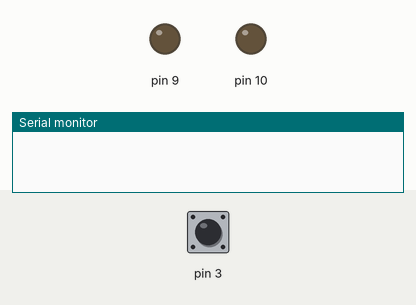
A sketch run on a simulated Arduino Uno, built with avr-gcc and run on an emulated ATmega328P. Parts: output pins drawn as LEDs (lit = HIGH), the last lines printed to the serial monitor. The inputs (shaded band) are chosen by the test bench; at power-on: pin 3 HIGH.

Above: at 0.1 s.
At 2.1 s:
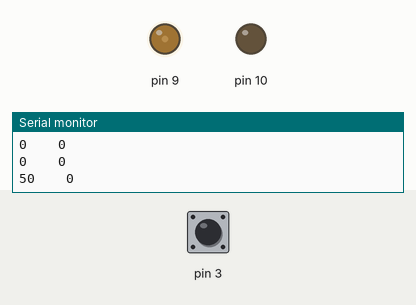
At 4.1 s:
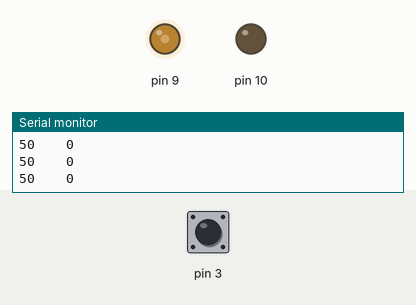
At 10.1 s:
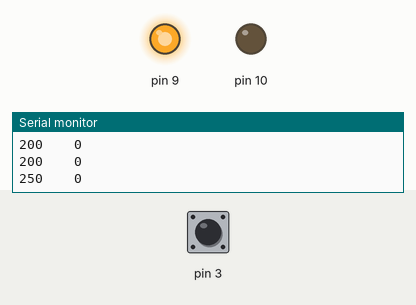
Timing chart, 0 to 13.5 s (numbered marks = the images above):
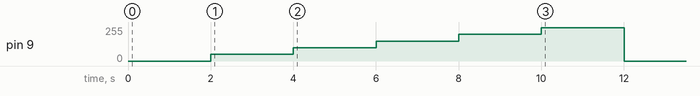

The sketch:

motor_test.ino
```cpp
typedef struct
{
  int32_t  counter;

  int32_t  speed;
  int32_t  start_counter;

  int32_t  on_time;
  uint32_t start_time;

  uint8_t  enc_pin[2];
  uint8_t  mot_pin[2];
} motor_t;


motor_t motor;


void setup()
{
  motor.counter = 0;
  motor.on_time = 0;
  motor.speed = 0;
  motor.enc_pin[0] = 3;
  motor.enc_pin[1] = 7;
  motor.mot_pin[0] = 9;
  motor.mot_pin[1] = 10;

  pinMode(motor.enc_pin[0], INPUT_PULLUP);
  pinMode(motor.enc_pin[1], INPUT_PULLUP);

  attachInterrupt(digitalPinToInterrupt(motor.enc_pin[0]), motor_isr, CHANGE);

  analogWrite(motor.mot_pin[0], 0);
  analogWrite(motor.mot_pin[1], 0);

  Serial.begin(115200);
}

void loop()
{
  static uint8_t state = 0;
  static uint32_t pre_time = millis();
  static uint32_t pre_time_delay = millis();
  static uint8_t  pwm = 0;
  /*
  if (Serial.available())
  {
    uint8_t ch;

    ch = Serial.read();

    if (ch == '1')
    {
      analogWrite(motor.mot_pin[0], 50);
    }
    else if (ch == '2')
    {
      analogWrite(motor.mot_pin[0], 100);
    }
    else if (ch == '3')
    {
      analogWrite(motor.mot_pin[0], 150);
    }
    else if (ch == '4')
    {
      analogWrite(motor.mot_pin[0], 200);
    }
    else if (ch == '5')
    {
      analogWrite(motor.mot_pin[0], 250);
    }
    else if (ch == '0')
    {
      analogWrite(motor.mot_pin[0], 0);
    }
  }
  */
  switch(state)
  {
    case 0:
      if (millis()-pre_time_delay >= 2000)
      {
        pre_time_delay = millis();
        state = 1;
        pwm = 50;
        analogWrite(motor.mot_pin[0], pwm);
      }
      break;

    case 1:
      if (millis()-pre_time_delay >= 2000)
      {
        pre_time_delay = millis();
        state = 2;
        pwm = 100;
        analogWrite(motor.mot_pin[0], pwm);
      }
      break;

    case 2:
      if (millis()-pre_time_delay >= 2000)
      {
        pre_time_delay = millis();
        state = 3;
        pwm = 150;
        analogWrite(motor.mot_pin[0], pwm);
      }
      break;
    case 3:
      if (millis()-pre_time_delay >= 2000)
      {
        pre_time_delay = millis();
        state = 4;
        pwm = 200;
        analogWrite(motor.mot_pin[0], pwm);
      }
      break;
    case 4:
      if (millis()-pre_time_delay >= 2000)
      {
        pre_time_delay = millis();
        state = 5;
        pwm = 250;
        analogWrite(motor.mot_pin[0], pwm);
      }
      break;
    case 5:
      if (millis()-pre_time_delay >= 2000)
      {
        pre_time_delay = millis();
        state = 5;
        pwm = 0;
        analogWrite(motor.mot_pin[0], pwm);
      }
      break;
  }

  if (millis()-pre_time >= 100)
  {
    pre_time = millis();

    motor.speed = motor.counter - motor.start_counter;
    motor.start_counter = motor.counter;

    Serial.print(pwm);
    Serial.print("  ");
    //Serial.print(motor.on_time);
    Serial.print("  ");
    Serial.print(motor.speed);
    Serial.print("  ");
    //Serial.println(motor.counter);
    Serial.println();
  }
}


void motor_isr(void)
{
  motor_enc_count();
}

void motor_enc_count(void)
{
  uint8_t enc_bit = 0;

    if (digitalRead(motor.enc_pin[0]) == HIGH)
    {
      motor.start_time = micros();
      enc_bit |= (1<<0);
    }
    else
    {
      motor.on_time = micros() - motor.start_time;
    }
    if (digitalRead(motor.enc_pin[1]) == HIGH)
    {
      enc_bit |= (1<<1);
    }

    switch(enc_bit)
    {
      case 0x01:
      case 0x02:
        motor.counter--;
        break;

      default:
        motor.counter++;
        break;
    }
}
```

Measured:
- by itself, pin 9: rises from 0/255 to 250/255 in 8.0 s, then falls to 0/255 in 2.0 s
